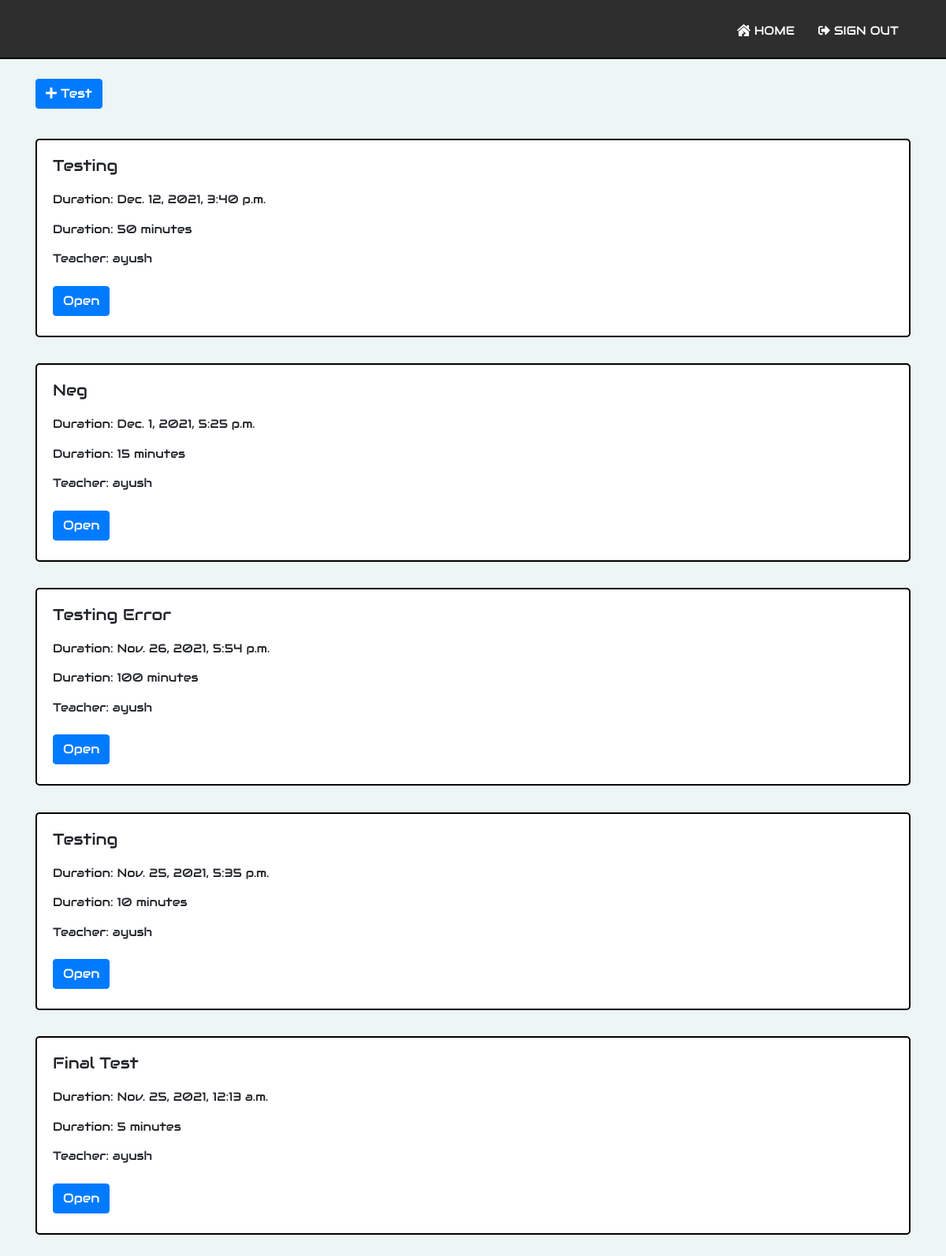
Page / (signed in) on the earlier database version.
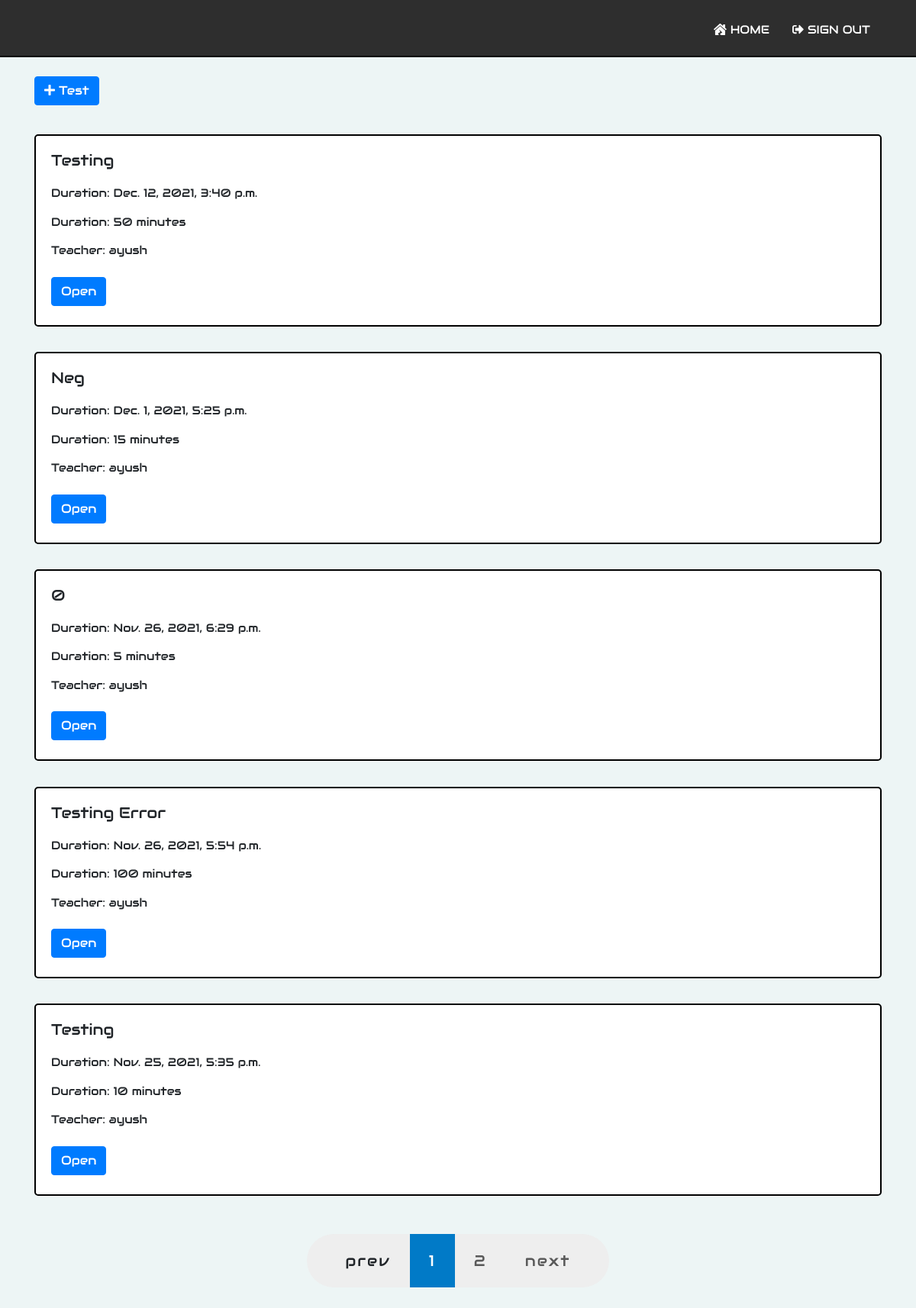
Same page on the later database version.
### grader/models.py (models this page shows, shortened)
class Test(models.Model):
    test_id = models.AutoField(primary_key = True)
    user = models.ForeignKey(User, on_delete = models.CASCADE)
    title = models.CharField(max_length = 255)
    link = models.CharField(max_length = 255)
    semester = models.IntegerField()
    branch = models.CharField(max_length = 255)
    duration = models.IntegerField()
    start_time = models.DateTimeField()
    end_time = models.DateTimeField()

### grader/views.py (the view)
# urls.py: path('', views.index, name='index'),
def index(request):
	context = {
		'title': 'Home'
	}
	if request.user.username:
		username = request.user.username
		role = UserRole.objects.get(user = request.user).role
		context['role'] = role
		cur_time = timezone.localtime(timezone.now())
		if role == 'teacher':
			tests = Test.objects.all().filter(user = request.user)
		else:
			details = StudentDetail.objects.get(user = request.user)
			tests = Test.objects.all().filter(branch = details.branch)
			tests = tests.filter(semester = details.semester)
		context['is_teacher'] = True if role == 'teacher' else False
		tests = tests.order_by('-start_time')
		if len(tests) == 0:
			messages.info(request, 'No tests available')
		page = request.GET.get('page', 1)
		paginator = Paginator(tests, 5)
		try:
			paginated_tests = paginator.page(page)
		except PageNotAnInteger:
			paginated_tests = paginator.page(1)
		except EmptyPage:
			paginated_tests = paginator.page(paginator.num_pages)
		context['tests'] = paginated_tests
	return render(request, 'grader/index.html', context=context)

### templates/grader/index.html (shortened to what this page needs)
{% extends "grader/base.html" %}
{% load static %}
{% block content %}
    {% if is_teacher %}
        <a class="btn btn-primary" href="{% url 'create-test' %}"><i class="fas fa-plus"></i> Test</a>
    {% else %}
        <div class="space"></div>
        <div class="space"></div>
    {% endif %}
    {% if request.user.is_authenticated %}
        {% if tests %}
            {% for test in tests %}
                <div class="test-card">
                    <div class="card-body">
                        <h5 class="card-title">{{ test.title|title }}</h5>
                        <p class="card-text">
                            Duration: {{ test.start_time }}
                            <br>
                            Duration: {{ test.duration }} minutes
                            <br>
                            Teacher: {{ test.user.username }}
                        </p>
                        <a href="{% url 'test' test.link %}" class="btn btn-primary">Open</a>
                    </div>
                </div>
            {% endfor %}
        {% endif %}
    {% endif %}
    {% if tests.has_other_pages %}
        <div class="pagination-wrapper">
            <div class="pagination">
                {% if tests.has_previous %}
                    <a class="prev page-numbers" href="?page={{ tests.previous_page_number }}">prev</a>
                {% else %}
                    <a class="disabled prev page-numbers">prev</a>
                {% endif %}
                {% for i in tests.paginator.page_range %}
                    {% if tests.number == i %}
                        <span aria-current="page" class="page-numbers current">{{ i }}</span>
                    {% else %}
                        <a class="page-numbers" href="?page={{ i }}">{{ i }}</a>
                    {% endif %}
                {% endfor %}
                {% if tests.has_next %}
                    <a class="next page-numbers" href="?page={{ tests.next_page_number }}">next</a>
                {% else %}
                    <a class="disabled next page-numbers">next</a>
                {% endif %}
            </div>
        </div>
    {% endif %}
    <div class="space"></div>
{% endblock content %}

### templates/grader/base.html (shortened to what this page needs)
<!DOCTYPE html>
{% load static %}
<html lang="en" dir="ltr">
    <head>
        <link type="text/css" rel="stylesheet" href="https://cdnjs.cloudflare.com/ajax/libs/font-awesome/4.7.0/css/font-awesome.min.css">
        <link type="text/css" rel="stylesheet" href="https://stackpath.bootstrapcdn.com/bootstrap/4.3.1/css/bootstrap.min.css">
        <link type="text/css" rel="stylesheet" href="{% static "css/problem.css" %}">
        <link type="text/css" rel="stylesheet" href="{% static "css/create_problem.css" %}">
        <link type="text/css" rel="stylesheet" href="{% static "css/test_view.css" %}">
        <link type="text/css" rel="stylesheet" href="{% static "css/navbar.css" %}">
        <link type="text/css" rel="stylesheet" href="{% static "css/pagination.css" %}">
        <link type="text/css" rel="stylesheet" href="{% static "css/styles.css" %}">
        <link rel="stylesheet" href="https://pro.fontawesome.com/releases/v5.10.0/css/all.css"/>
    </head>
    <body class="my-login-page">
        <header class="nav-header">
            <div class="container">
                <nav>
                    <ul class="navigation">
                        <li><a href="{% url 'index' %}"><i class="fas fa-house-damage"></i> Home</a></li>
                        {% if request.user.is_authenticated %}
                            <li><a href="{% url 'signout' %}"><i class="fas fa-sign-out-alt"></i> Sign Out</a></li>
                        {% else %}
                            <li><a href="{% url 'signin' %}"><i class="fas fa-sign-in-alt"></i> Sign In</a></li>
                            <li><a href="{% url 'signup' %}"><i class="fas fa-user-plus"></i> Sign Up</a></li>
                        {% endif %}
                    </ul>
                </nav>
            </div>
        </header>
        <div class="container">
            <div class="space"></div>
            {% block content %}
            {% endblock content %}
        </div>
    </body>
</html>

### static/css/create_problem.css (style rules this page uses)
.space { height: 50px; }

### static/css/test_view.css (style rules this page uses)
.test-card { background-color: white; border: 2px solid black; margin-top: 3%; padding: 0; border-radius: 5px; line-height: 250%; }

### static/css/navbar.css (style rules this page uses)
.nav-header { height: 75px; width: 100%; float: left; background: #2e2e2e; padding: 0 20px; color: #fff; margin-bottom: 25px; border-bottom: 2px solid black; }
.navigation { margin: 0px; float: right; }
.navigation li { list-style: none; float: left; }
.navigation li a { color: #fff; padding: 28px 15px; text-transform: uppercase; text-align: center; display: block; text-decoration: none; }

### static/css/pagination.css (style rules this page uses)
a { text-decoration: none; }
.pagination-wrapper { text-align: center; margin: 20px 0; }
.pagination { display: inline-block; height: 70px; margin-top: 30px; padding: 0 25px; border-radius: 35px; background-color: #eee; }
.page-numbers { display: block; padding: 0 25px; float: left; transition: 400ms ease; color: #595959; font-size: 20px; letter-spacing: 0.1em; line-height: 70px; }
.page-numbers:hover, .page-numbers.current { background-color: #017ac7; color: #fff; }

### static/css/styles.css (style rules this page uses)
body { font-family: "Audiowide", sans-serif; background-color: #edf5f5; }
html, body { height: 100%; }
body.my-login-page { font-size: 15px; }
.btn { margin-bottom: 5px; }

Differences in the rows shown:
no longer on this page (row unchanged): Test: title "Final Test", start_time "Nov. 25, 2021, 12:13 a.m.", duration "5", user.username "ayush"
added Test: title "0", start_time "Nov. 26, 2021, 6:29 p.m.", duration "5", user.username "ayush"
Other differences:
text now shown: "prev next"
new list line: "1"
new list line: "2"
